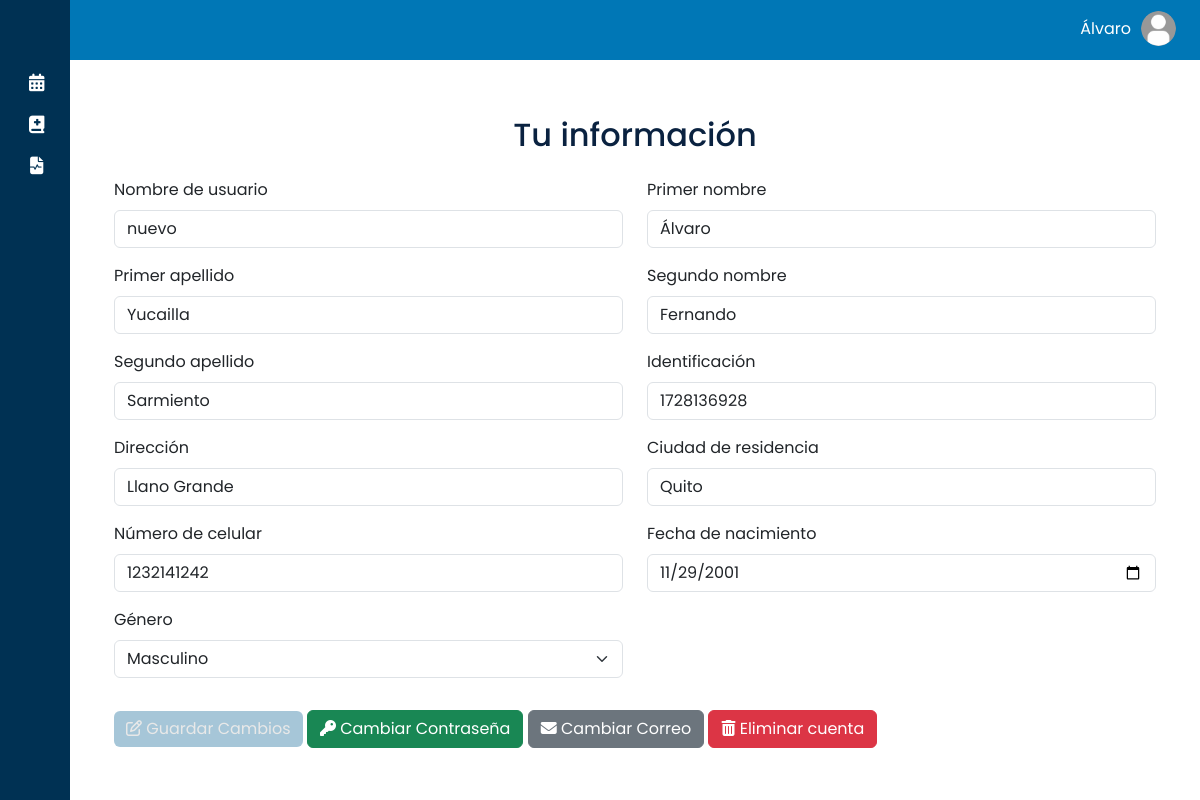
The app's page /core/shared/configuration/ (signed in) with its own data.
### core/models.py (models this page shows, shortened)
class User(AbstractUser):
    middle_name = models.CharField(max_length=30, blank=True, null=True)
    maternal_surname = models.CharField(max_length=30, blank=True, null=True)
    identification = models.CharField(max_length=13, blank=True, null=True)
    address = models.CharField(max_length=50, blank=True, null=True)
    city = models.CharField(max_length=15, blank=True, null=True)
    phone_number = models.CharField(max_length=10, blank=True, null=True)
    birth_date = models.DateField(blank=True, null=True)
    GENRE_CHOICES = [
        ('M', 'Masculino'),
        ('F', 'Femenino'),
    ]
    genre = models.CharField(
        max_length=1, choices=GENRE_CHOICES, blank=False, null=False)

### core/views/shared_views.py (the view)
# urls.py: path('shared/configuration/', views.configuration, name='configuration'),
@login_required
def configuration(request):
    try:
        if request.method == "POST" and request.headers.get("X-Requested-With") == "XMLHttpRequest":
            form = UserUpdateForm(request.POST, instance=request.user)
            if form.is_valid():
                form.save()
                messages.success(
                    request, "Tu información ha sido actualizada exitosamente."
                )
                return JsonResponse({"success": True, "message": "Información actualizada exitosamente."})
            else:
                messages.error(
                    request, "Hubo un error al actualizar tu información. Por favor, revisa los campos."
                )
                return JsonResponse({"success": False, "errors": form.errors}, status=400)
        else:
            form = UserUpdateForm(instance=request.user)
    except Exception as e:
        messages.error(
            request, "Ocurrió un error inesperado. Por favor, intenta de nuevo."
        )
        return JsonResponse({"success": False, "error": "Ocurrió un error inesperado."}, status=500)
    return render(request, "shared/configuration.html", {"form": form})

### core/context_processors.py (called while the page is built)
def group_context(request):
    if request.user.is_authenticated:
        return {
            'is_paciente': request.user.groups.filter(name='Paciente').exists(),
            'is_administrador': request.user.groups.filter(name='Administrador').exists(),
            'is_secretaria': request.user.groups.filter(name='Secretaria').exists(),
            'is_doctor': request.user.groups.filter(name='Doctor').exists(),
        }
    return {}

### core/templates/shared/configuration.html (shortened to what this page needs)
{% extends 'shared/base.html' %}
{% load static %}
{% block content %}
<div class="content">
    <div class="container">
        <h2 class="my-4 text-center">Tu información</h2>
        <form id="configurationForm" method="post" action="{% url 'configuration' %}">
            <div class="row">
                {% for field in form %}
                <div class="col-md-6 mb-3">
                    <div class="form-group">
                        <label for="{{ field.id_for_label }}" class="form-label">
                            {{ field.label }}
                        </label>
                        {{ field }}
                    </div>
                </div>
                {% endfor %}
            </div>
            <div class="d-grid gap-2 d-md-block">
                <button type="submit" id="submitButton" class="btn custom-button mt-3" disabled>
                    <i class="fa-regular fa-pen-to-square"></i> Guardar Cambios</button>
                <a class="btn btn-success mt-3" href="{% url 'account_change_password' %}" role="button">
                    <i class="fa-solid fa-key"></i> Cambiar Contraseña</a>
                <a class="btn btn-secondary mt-3" href="{% url 'render_email_page' %}" role="button">
                    <i class="fa-solid fa-envelope"></i> Cambiar Correo</a>
                <button type="button" class="btn btn-danger mt-3" id="deleteAccountButton">
                    <i class="fa-solid fa-trash-can"></i> Eliminar cuenta</button>
            </div>
        </form>
    </div>
</div>
{% endblock %}

### core/templates/shared/base.html (shortened to what this page needs)
{% load static %}
<!DOCTYPE html>
<html lang="en">
<head>
    <link href="https://cdn.lineicons.com/4.0/lineicons.css" rel="stylesheet" />
    <link rel="stylesheet" href="https://cdnjs.cloudflare.com/ajax/libs/font-awesome/6.5.2/css/all.min.css">
    <link href="https://cdn.jsdelivr.net/npm/bootstrap@5.3.0-alpha3/dist/css/bootstrap.min.css" rel="stylesheet"
>
    <link href="https://cdn.jsdelivr.net/npm/gridjs/dist/theme/mermaid.min.css" rel="stylesheet" />
    <link href="https://cdn.jsdelivr.net/npm/tom-select@2.0.0/dist/css/tom-select.css" rel="stylesheet">
    <link rel="stylesheet" href="{% static '/styles/main.css' %}">
</head>
<body>
    <div class="wrapper">
        <aside id="sidebar">
            <div class="d-flex">
                <button class="toggle-btn" type="button">
                </button>
            </div>
            <ul class="sidebar-nav">
                {% if is_doctor %}
                <li class="sidebar-item">
                    <a href="#" class="sidebar-link collapsed has-dropdown" data-bs-toggle="collapse"
                        data-bs-target="#auth" aria-expanded="false" aria-controls="auth">
                        <i class="fa-solid fa-calendar-days"></i>
                    </a>
                </li>
                <li class="sidebar-item">
                    <a href="#" class="sidebar-link collapsed has-dropdown" data-bs-toggle="collapse"
                        data-bs-target="#histories-management" aria-expanded="false"
                        aria-controls="histories-management">
                        <i class="fa-solid fa-book-medical"></i>
                    </a>
                </li>
                <li class="sidebar-item">
                    <a href="{% url 'manage_diagnosis' %}" class="sidebar-link">
                        <i class="fa-solid fa-file-waveform"></i>
                    </a>
                </li>
                <li class="sidebar-item">
                    <a href="{% url 'configuration' %}" class="sidebar-link">
                    </a>
                </li>
                {% endif %}
            </ul>
            <div class="sidebar-footer">
                <a href="{% url 'account_logout' %}" class="sidebar-link">
                </a>
            </div>
        </aside>
        <div class="main2">
            <div class="dashboard-navbar">
                <div class="navbar-content">
                    <ul class="main-nav">
                        <li class="user-link">
                            <div class="user-info">
                                <span class="user-name">{{ request.user.first_name }}</span>
                                <a href="#">
                                    <img src="{% static 'images/account.png' %}" alt="Profile" class="avatar">
                                </a>
                            </div>
                        </li>
                    </ul>
                </div>
            </div>
            {% block content %}
            {% endblock %}
        </div>
    </div>
</body>
</html>

### core/static/styles/main.css (style rules this page uses)
a { text-decoration: none; color: #6366f1; }
li { list-style: none; }
h2 { color: #0a2240; }
img { vertical-align: middle; max-width: 100%; }
body { font-family: 'Poppins', sans-serif; }
.wrapper { display: flex; }
.main2 { display: flex; flex-direction: column; min-height: 100vh; width: 100%; overflow: hidden; }
#sidebar { width: 70px; min-width: 70px; z-index: 1000; transition: all .25s ease-in-out; background-color: #003153; display: flex; flex-direction: column; }
.toggle-btn { background-color: transparent; cursor: pointer; border: 0; padding: 1rem 1.5rem; }
.sidebar-nav { padding: 2rem 0; flex: 1 1 auto; }
a.sidebar-link { padding: .625rem 1.625rem; color: #FFF; display: block; font-size: 0.9rem; white-space: nowrap; border-left: 3px solid transparent; }
.sidebar-link i { font-size: 1.1rem; margin-right: .75rem; }
.sidebar-item { position: relative; }
.dashboard-navbar { display: flex; flex-wrap: nowrap; height: 60px; padding: 0.5rem 1.5rem 0; background-color: #0077B6; }
.dashboard-navbar .navbar-content { display: flex; flex-grow: 1; min-width: 200px; }
.dashboard-navbar .main-nav { margin-left: auto; margin-top: 0.2rem; }
.user-link { position: relative; display: flex; align-items: center; }
.user-info { display: flex; align-items: center; }
.user-name { margin-right: 10px; color: #fff; cursor: pointer; }
.avatar { height: 35px; width: 35px; border-radius: 50%; }
.content { padding: 2rem; flex: 1 1 auto; }
.custom-button { background-color: #0077B6; color: white; border: none; }
.custom-button:disabled { background-color: #77a9c4; color: #dddddd; cursor: not-allowed; }

### records on screen
User: user.first_name "Álvaro", form "nuevo" "Álvaro" "Yucailla" "Fernando" "Sarmiento" "1728136928" "Llano Grande" "Quito" "1232141242" "11/29/2001" "Masculino"

### other values on screen
{{ field.label }} "Nombre de usuario" "Primer nombre" "Primer apellido" "Segundo nombre" "Segundo apellido" "Identificación" "Dirección" "Ciudad de residencia" "Número de celular" "Fecha de nacimiento" "Género"
